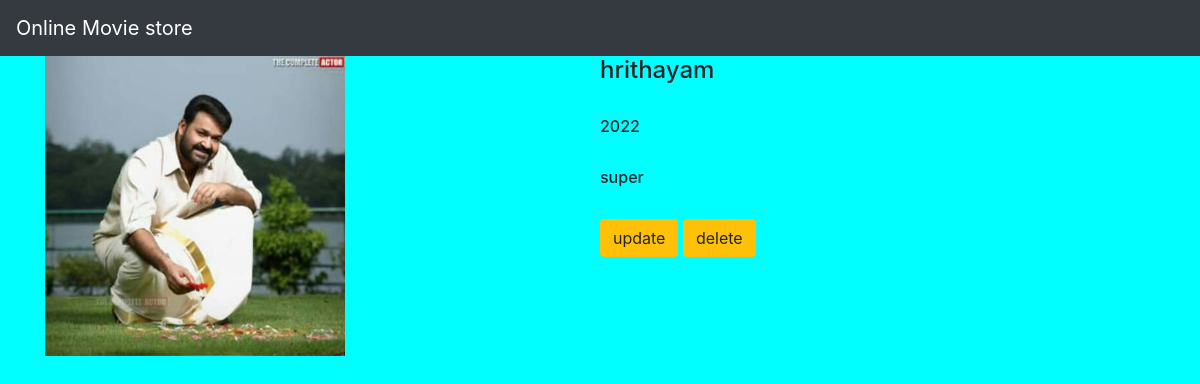
/movie/7/, run on the app's committed database.
### movieapp/models.py (models this page shows, shortened)
class Movie(models.Model):
    name=models.CharField(max_length=250)
    des=models.TextField()
    year=models.IntegerField()
    img=models.ImageField(upload_to='gallery')

### movieapp/views.py (the view)
# urls.py: path('movie/<int:movie_id>/',views.detail,name='detail'),
def detail(request,movie_id):
    movie = Movie.objects.get(id=movie_id)
    return render(request,"detail.html",{'movie':movie})

### templates/detail.html
{% extends 'base.html' %}
{% block body %}
<div class="container">
    <div class="row">
        <div class="col-md-6">
            <img src="{{movie.img.url}}" width="300" height="300">
        </div>
    <div class="col-cmd-6">
        <h4>{{movie.name}}</h4><br>
        <h6>{{movie.year}}</h6><br>
        <h6>{{movie.des}}</h6><br>
        <a class= "btn btn-warning" href="{% url 'update' movie.id %}">update</a>
        <a class= "btn btn-warning" href="{% url 'delete' movie.id %}">delete</a>
    </div>
    </div>
</div>
        {% endblock %}

### static/style.css (style rules this page uses)
body { background-color:aqua; }

### data on the page
Movie: img (picture), name "hrithayam", year "2022", des "super"
